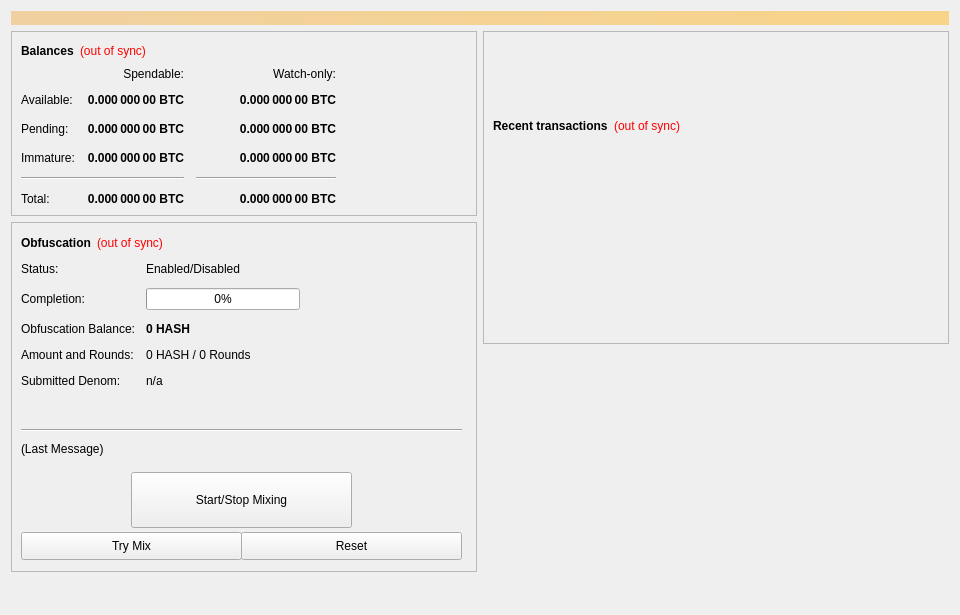
<?xml version="1.0" encoding="UTF-8"?>
<ui version="4.0">
 <class>OverviewPage</class>
 <widget class="QWidget" name="OverviewPage">
  <property name="geometry">
   <rect>
    <x>0</x>
    <y>0</y>
    <width>960</width>
    <height>615</height>
   </rect>
  </property>
  <property name="minimumSize">
   <size>
    <width>960</width>
    <height>0</height>
   </size>
  </property>
  <property name="windowTitle">
   <string>Form</string>
  </property>
  <layout class="QVBoxLayout" name="topLayout">
   <item>
    <widget class="QLabel" name="labelAlerts">
     <property name="visible">
      <bool>false</bool>
     </property>
     <property name="styleSheet">
      <string notr="true">background-color: qlineargradient(x1: 0, y1: 0, x2: 1, y2: 0, stop:0 #F0D0A0, stop:1 #F8D488); color:#000000;</string>
     </property>
     <property name="wordWrap">
      <bool>true</bool>
     </property>
     <property name="margin">
      <number>3</number>
     </property>
    </widget>
   </item>
   <item>
    <layout class="QHBoxLayout" name="horizontalLayout" stretch="1,1">
     <item>
      <layout class="QVBoxLayout" name="verticalLayout_2">
       <item>
        <widget class="QFrame" name="frame">
         <property name="frameShape">
          <enum>QFrame::StyledPanel</enum>
         </property>
         <property name="frameShadow">
          <enum>QFrame::Raised</enum>
         </property>
         <layout class="QVBoxLayout" name="verticalLayout_4">
          <item>
           <layout class="QHBoxLayout" name="horizontalLayout_4">
            <item>
             <widget class="QLabel" name="label_5">
              <property name="font">
               <font>
                <weight>75</weight>
                <bold>true</bold>
               </font>
              </property>
              <property name="text">
               <string>Balances</string>
              </property>
             </widget>
            </item>
            <item>
             <widget class="QLabel" name="labelWalletStatus">
              <property name="cursor">
               <cursorShape>WhatsThisCursor</cursorShape>
              </property>
              <property name="toolTip">
               <string>The displayed information may be out of date. Your wallet automatically synchronizes with the BHash network after a connection is established, but this process has not completed yet.</string>
              </property>
              <property name="styleSheet">
               <string notr="true">QLabel { color: red; }</string>
              </property>
              <property name="text">
               <string notr="true">(out of sync)</string>
              </property>
              <property name="alignment">
               <set>Qt::AlignLeading|Qt::AlignLeft|Qt::AlignVCenter</set>
              </property>
             </widget>
            </item>
            <item>
             <spacer name="horizontalSpacer_3">
              <property name="orientation">
               <enum>Qt::Horizontal</enum>
              </property>
              <property name="sizeHint" stdset="0">
               <size>
                <width>40</width>
                <height>20</height>
               </size>
              </property>
             </spacer>
            </item>
           </layout>
          </item>
          <item>
           <layout class="QGridLayout" name="gridLayout">
            <property name="spacing">
             <number>12</number>
            </property>
            <item row="2" column="2">
             <widget class="QLabel" name="labelWatchPending">
              <property name="font">
               <font>
                <weight>75</weight>
                <bold>true</bold>
               </font>
              </property>
              <property name="cursor">
               <cursorShape>IBeamCursor</cursorShape>
              </property>
              <property name="toolTip">
               <string>Unconfirmed transactions to watch-only addresses</string>
              </property>
              <property name="text">
               <string notr="true">0.000 000 00 BTC</string>
              </property>
              <property name="alignment">
               <set>Qt::AlignRight|Qt::AlignTrailing|Qt::AlignVCenter</set>
              </property>
              <property name="textInteractionFlags">
               <set>Qt::LinksAccessibleByMouse|Qt::TextSelectableByKeyboard|Qt::TextSelectableByMouse</set>
              </property>
             </widget>
            </item>
            <item row="2" column="1">
             <widget class="QLabel" name="labelUnconfirmed">
              <property name="font">
               <font>
                <weight>75</weight>
                <bold>true</bold>
               </font>
              </property>
              <property name="cursor">
               <cursorShape>IBeamCursor</cursorShape>
              </property>
              <property name="toolTip">
               <string>Total of transactions that have yet to be confirmed, and do not yet count toward the spendable balance</string>
              </property>
              <property name="text">
               <string notr="true">0.000 000 00 BTC</string>
              </property>
              <property name="alignment">
               <set>Qt::AlignRight|Qt::AlignTrailing|Qt::AlignVCenter</set>
              </property>
              <property name="textInteractionFlags">
               <set>Qt::LinksAccessibleByMouse|Qt::TextSelectableByKeyboard|Qt::TextSelectableByMouse</set>
              </property>
             </widget>
            </item>
            <item row="3" column="2">
             <widget class="QLabel" name="labelWatchImmature">
              <property name="font">
               <font>
                <weight>75</weight>
                <bold>true</bold>
               </font>
              </property>
              <property name="cursor">
               <cursorShape>IBeamCursor</cursorShape>
              </property>
              <property name="toolTip">
               <string>Staked or masternode rewards in watch-only addresses that has not yet matured</string>
              </property>
              <property name="text">
               <string notr="true">0.000 000 00 BTC</string>
              </property>
              <property name="alignment">
               <set>Qt::AlignRight|Qt::AlignTrailing|Qt::AlignVCenter</set>
              </property>
              <property name="textInteractionFlags">
               <set>Qt::LinksAccessibleByMouse|Qt::TextSelectableByKeyboard|Qt::TextSelectableByMouse</set>
              </property>
             </widget>
            </item>
            <item row="4" column="0" colspan="2">
             <widget class="Line" name="lineSpendableBalance">
              <property name="orientation">
               <enum>Qt::Horizontal</enum>
              </property>
             </widget>
            </item>
            <item row="4" column="2">
             <widget class="Line" name="lineWatchBalance">
              <property name="sizePolicy">
               <sizepolicy hsizetype="Preferred" vsizetype="Fixed">
                <horstretch>0</horstretch>
                <verstretch>0</verstretch>
               </sizepolicy>
              </property>
              <property name="minimumSize">
               <size>
                <width>140</width>
                <height>0</height>
               </size>
              </property>
              <property name="orientation">
               <enum>Qt::Horizontal</enum>
              </property>
             </widget>
            </item>
            <item row="5" column="0">
             <widget class="QLabel" name="labelTotalText">
              <property name="text">
               <string>Total:</string>
              </property>
             </widget>
            </item>
            <item row="3" column="1">
             <widget class="QLabel" name="labelImmature">
              <property name="font">
               <font>
                <weight>75</weight>
                <bold>true</bold>
               </font>
              </property>
              <property name="cursor">
               <cursorShape>IBeamCursor</cursorShape>
              </property>
              <property name="toolTip">
               <string>Staked or masternode rewards that has not yet matured</string>
              </property>
              <property name="text">
               <string notr="true">0.000 000 00 BTC</string>
              </property>
              <property name="alignment">
               <set>Qt::AlignRight|Qt::AlignTrailing|Qt::AlignVCenter</set>
              </property>
              <property name="textInteractionFlags">
               <set>Qt::LinksAccessibleByMouse|Qt::TextSelectableByKeyboard|Qt::TextSelectableByMouse</set>
              </property>
             </widget>
            </item>
            <item row="2" column="3">
             <spacer name="horizontalSpacer_2">
              <property name="orientation">
               <enum>Qt::Horizontal</enum>
              </property>
              <property name="sizeHint" stdset="0">
               <size>
                <width>40</width>
                <height>20</height>
               </size>
              </property>
             </spacer>
            </item>
            <item row="3" column="0">
             <widget class="QLabel" name="labelImmatureText">
              <property name="text">
               <string>Immature:</string>
              </property>
             </widget>
            </item>
            <item row="5" column="1">
             <widget class="QLabel" name="labelTotal">
              <property name="font">
               <font>
                <weight>75</weight>
                <bold>true</bold>
               </font>
              </property>
              <property name="cursor">
               <cursorShape>IBeamCursor</cursorShape>
              </property>
              <property name="toolTip">
               <string>Your current total balance</string>
              </property>
              <property name="text">
               <string notr="true">0.000 000 00 BTC</string>
              </property>
              <property name="alignment">
               <set>Qt::AlignRight|Qt::AlignTrailing|Qt::AlignVCenter</set>
              </property>
              <property name="textInteractionFlags">
               <set>Qt::LinksAccessibleByMouse|Qt::TextSelectableByKeyboard|Qt::TextSelectableByMouse</set>
              </property>
             </widget>
            </item>
            <item row="5" column="2">
             <widget class="QLabel" name="labelWatchTotal">
              <property name="font">
               <font>
                <weight>75</weight>
                <bold>true</bold>
               </font>
              </property>
              <property name="cursor">
               <cursorShape>IBeamCursor</cursorShape>
              </property>
              <property name="toolTip">
               <string>Current total balance in watch-only addresses</string>
              </property>
              <property name="text">
               <string notr="true">0.000 000 00 BTC</string>
              </property>
              <property name="alignment">
               <set>Qt::AlignRight|Qt::AlignTrailing|Qt::AlignVCenter</set>
              </property>
              <property name="textInteractionFlags">
               <set>Qt::LinksAccessibleByMouse|Qt::TextSelectableByKeyboard|Qt::TextSelectableByMouse</set>
              </property>
             </widget>
            </item>
            <item row="0" column="2">
             <widget class="QLabel" name="labelWatchonly">
              <property name="text">
               <string>Watch-only:</string>
              </property>
              <property name="alignment">
               <set>Qt::AlignRight|Qt::AlignTrailing|Qt::AlignVCenter</set>
              </property>
             </widget>
            </item>
            <item row="1" column="0">
             <widget class="QLabel" name="labelBalanceText">
              <property name="text">
               <string>Available:</string>
              </property>
             </widget>
            </item>
            <item row="1" column="1">
             <widget class="QLabel" name="labelBalance">
              <property name="font">
               <font>
                <weight>75</weight>
                <bold>true</bold>
               </font>
              </property>
              <property name="cursor">
               <cursorShape>IBeamCursor</cursorShape>
              </property>
              <property name="toolTip">
               <string>Your current spendable balance</string>
              </property>
              <property name="text">
               <string notr="true">0.000 000 00 BTC</string>
              </property>
              <property name="alignment">
               <set>Qt::AlignRight|Qt::AlignTrailing|Qt::AlignVCenter</set>
              </property>
              <property name="textInteractionFlags">
               <set>Qt::LinksAccessibleByMouse|Qt::TextSelectableByKeyboard|Qt::TextSelectableByMouse</set>
              </property>
             </widget>
            </item>
            <item row="1" column="2">
             <widget class="QLabel" name="labelWatchAvailable">
              <property name="font">
               <font>
                <weight>75</weight>
                <bold>true</bold>
               </font>
              </property>
              <property name="cursor">
               <cursorShape>IBeamCursor</cursorShape>
              </property>
              <property name="toolTip">
               <string>Your current balance in watch-only addresses</string>
              </property>
              <property name="text">
               <string notr="true">0.000 000 00 BTC</string>
              </property>
              <property name="alignment">
               <set>Qt::AlignRight|Qt::AlignTrailing|Qt::AlignVCenter</set>
              </property>
              <property name="textInteractionFlags">
               <set>Qt::LinksAccessibleByMouse|Qt::TextSelectableByKeyboard|Qt::TextSelectableByMouse</set>
              </property>
             </widget>
            </item>
            <item row="2" column="0">
             <widget class="QLabel" name="labelPendingText">
              <property name="text">
               <string>Pending:</string>
              </property>
             </widget>
            </item>
            <item row="0" column="1">
             <widget class="QLabel" name="labelSpendable">
              <property name="text">
               <string>Spendable:</string>
              </property>
              <property name="alignment">
               <set>Qt::AlignRight|Qt::AlignTrailing|Qt::AlignVCenter</set>
              </property>
             </widget>
            </item>
           </layout>
          </item>
         </layout>
        </widget>
       </item>
       <item>
        <widget class="QFrame" name="frameObfuscation">
         <property name="minimumSize">
          <size>
           <width>0</width>
           <height>350</height>
          </size>
         </property>
         <property name="layoutDirection">
          <enum>Qt::LeftToRight</enum>
         </property>
         <property name="frameShape">
          <enum>QFrame::StyledPanel</enum>
         </property>
         <property name="frameShadow">
          <enum>QFrame::Raised</enum>
         </property>
         <widget class="QWidget" name="formLayoutWidget">
          <property name="geometry">
           <rect>
            <x>10</x>
            <y>40</y>
            <width>451</width>
            <height>161</height>
           </rect>
          </property>
          <layout class="QFormLayout" name="formLayout">
           <property name="fieldGrowthPolicy">
            <enum>QFormLayout::AllNonFixedFieldsGrow</enum>
           </property>
           <property name="horizontalSpacing">
            <number>11</number>
           </property>
           <property name="verticalSpacing">
            <number>12</number>
           </property>
           <item row="0" column="0">
            <widget class="QLabel" name="label_6">
             <property name="text">
              <string>Status:</string>
             </property>
            </widget>
           </item>
           <item row="1" column="0">
            <widget class="QLabel" name="label_7">
             <property name="text">
              <string>Completion:</string>
             </property>
            </widget>
           </item>
           <item row="1" column="1">
            <widget class="QProgressBar" name="obfuscationProgress">
             <property name="maximumSize">
              <size>
               <width>154</width>
               <height>16777215</height>
              </size>
             </property>
             <property name="value">
              <number>0</number>
             </property>
            </widget>
           </item>
           <item row="2" column="0">
            <widget class="QLabel" name="labelAnonymizedText">
             <property name="text">
              <string>Obfuscation Balance:</string>
             </property>
            </widget>
           </item>
           <item row="2" column="1">
            <widget class="QLabel" name="labelAnonymized">
             <property name="font">
              <font>
               <weight>75</weight>
               <bold>true</bold>
              </font>
             </property>
             <property name="text">
              <string notr="true">0 HASH</string>
             </property>
            </widget>
           </item>
           <item row="3" column="0">
            <widget class="QLabel" name="label_8">
             <property name="text">
              <string>Amount and Rounds:</string>
             </property>
            </widget>
           </item>
           <item row="3" column="1">
            <widget class="QLabel" name="labelAmountRounds">
             <property name="text">
              <string>0 HASH / 0 Rounds</string>
             </property>
            </widget>
           </item>
           <item row="4" column="0">
            <widget class="QLabel" name="label_9">
             <property name="text">
              <string>Submitted Denom:</string>
             </property>
            </widget>
           </item>
           <item row="4" column="1">
            <widget class="QLabel" name="labelSubmittedDenom">
             <property name="toolTip">
              <string>The denominations you submitted to the Masternode.&lt;br&gt;To mix, other users must submit the exact same denominations.</string>
             </property>
             <property name="text">
              <string>n/a</string>
             </property>
            </widget>
           </item>
           <item row="0" column="1">
            <widget class="QLabel" name="obfuscationEnabled">
             <property name="text">
              <string>Enabled/Disabled</string>
             </property>
            </widget>
           </item>
          </layout>
         </widget>
         <widget class="QPushButton" name="runAutoDenom">
          <property name="geometry">
           <rect>
            <x>251</x>
            <y>17</y>
            <width>1</width>
            <height>1</height>
           </rect>
          </property>
          <property name="palette">
           <palette>
            <active>
             <colorrole role="WindowText">
              <brush brushstyle="SolidPattern">
               <color alpha="255">
                <red>0</red>
                <green>0</green>
                <blue>0</blue>
               </color>
              </brush>
             </colorrole>
             <colorrole role="Button">
              <brush brushstyle="SolidPattern">
               <color alpha="255">
                <red>239</red>
                <green>238</green>
                <blue>238</blue>
               </color>
              </brush>
             </colorrole>
             <colorrole role="Light">
              <brush brushstyle="SolidPattern">
               <color alpha="255">
                <red>255</red>
                <green>255</green>
                <blue>255</blue>
               </color>
              </brush>
             </colorrole>
             <colorrole role="Midlight">
              <brush brushstyle="SolidPattern">
               <color alpha="255">
                <red>247</red>
                <green>246</green>
                <blue>246</blue>
               </color>
              </brush>
             </colorrole>
             <colorrole role="Dark">
              <brush brushstyle="SolidPattern">
               <color alpha="255">
                <red>119</red>
                <green>119</green>
                <blue>119</blue>
               </color>
              </brush>
             </colorrole>
             <colorrole role="Mid">
              <brush brushstyle="SolidPattern">
               <color alpha="255">
                <red>159</red>
                <green>159</green>
                <blue>159</blue>
               </color>
              </brush>
             </colorrole>
             <colorrole role="Text">
              <brush brushstyle="SolidPattern">
               <color alpha="255">
                <red>0</red>
                <green>0</green>
                <blue>0</blue>
               </color>
              </brush>
             </colorrole>
             <colorrole role="BrightText">
              <brush brushstyle="SolidPattern">
               <color alpha="255">
                <red>255</red>
                <green>255</green>
                <blue>255</blue>
               </color>
              </brush>
             </colorrole>
             <colorrole role="ButtonText">
              <brush brushstyle="SolidPattern">
               <color alpha="255">
                <red>0</red>
                <green>0</green>
                <blue>0</blue>
               </color>
              </brush>
             </colorrole>
             <colorrole role="Base">
              <brush brushstyle="SolidPattern">
               <color alpha="255">
                <red>255</red>
                <green>255</green>
                <blue>255</blue>
               </color>
              </brush>
             </colorrole>
             <colorrole role="Window">
              <brush brushstyle="SolidPattern">
               <color alpha="255">
                <red>239</red>
                <green>238</green>
                <blue>238</blue>
               </color>
              </brush>
             </colorrole>
             <colorrole role="Shadow">
              <brush brushstyle="SolidPattern">
               <color alpha="255">
                <red>0</red>
                <green>0</green>
                <blue>0</blue>
               </color>
              </brush>
             </colorrole>
             <colorrole role="AlternateBase">
              <brush brushstyle="SolidPattern">
               <color alpha="255">
                <red>247</red>
                <green>246</green>
                <blue>246</blue>
               </color>
              </brush>
             </colorrole>
             <colorrole role="ToolTipBase">
              <brush brushstyle="SolidPattern">
               <color alpha="255">
                <red>255</red>
                <green>255</green>
                <blue>220</blue>
               </color>
              </brush>
             </colorrole>
             <colorrole role="ToolTipText">
              <brush brushstyle="SolidPattern">
               <color alpha="255">
                <red>0</red>
                <green>0</green>
                <blue>0</blue>
               </color>
              </brush>
             </colorrole>
            </active>
            <inactive>
             <colorrole role="WindowText">
              <brush brushstyle="SolidPattern">
               <color alpha="255">
                <red>0</red>
                <green>0</green>
                <blue>0</blue>
               </color>
              </brush>
             </colorrole>
             <colorrole role="Button">
              <brush brushstyle="SolidPattern">
               <color alpha="255">
                <red>239</red>
                <green>238</green>
                <blue>238</blue>
               </color>
              </brush>
             </colorrole>
             <colorrole role="Light">
              <brush brushstyle="SolidPattern">
               <color alpha="255">
                <red>255</red>
                <green>255</green>
                <blue>255</blue>
               </color>
              </brush>
             </colorrole>
             <colorrole role="Midlight">
              <brush brushstyle="SolidPattern">
               <color alpha="255">
                <red>247</red>
                <green>246</green>
                <blue>246</blue>
               </color>
              </brush>
             </colorrole>
             <colorrole role="Dark">
              <brush brushstyle="SolidPattern">
               <color alpha="255">
                <red>119</red>
                <green>119</green>
                <blue>119</blue>
               </color>
              </brush>
             </colorrole>
             <colorrole role="Mid">
              <brush brushstyle="SolidPattern">
               <color alpha="255">
                <red>159</red>
                <green>159</green>
                <blue>159</blue>
               </color>
              </brush>
             </colorrole>
             <colorrole role="Text">
              <brush brushstyle="SolidPattern">
               <color alpha="255">
                <red>0</red>
                <green>0</green>
                <blue>0</blue>
               </color>
              </brush>
             </colorrole>
             <colorrole role="BrightText">
              <brush brushstyle="SolidPattern">
               <color alpha="255">
                <red>255</red>
                <green>255</green>
                <blue>255</blue>
               </color>
              </brush>
             </colorrole>
             <colorrole role="ButtonText">
              <brush brushstyle="SolidPattern">
               <color alpha="255">
                <red>0</red>
                <green>0</green>
                <blue>0</blue>
               </color>
              </brush>
             </colorrole>
             <colorrole role="Base">
              <brush brushstyle="SolidPattern">
               <color alpha="255">
                <red>255</red>
                <green>255</green>
                <blue>255</blue>
               </color>
              </brush>
             </colorrole>
             <colorrole role="Window">
              <brush brushstyle="SolidPattern">
               <color alpha="255">
                <red>239</red>
                <green>238</green>
                <blue>238</blue>
               </color>
              </brush>
             </colorrole>
             <colorrole role="Shadow">
              <brush brushstyle="SolidPattern">
               <color alpha="255">
                <red>0</red>
                <green>0</green>
                <blue>0</blue>
               </color>
              </brush>
             </colorrole>
             <colorrole role="AlternateBase">
              <brush brushstyle="SolidPattern">
               <color alpha="255">
                <red>247</red>
                <green>246</green>
                <blue>246</blue>
               </color>
              </brush>
             </colorrole>
             <colorrole role="ToolTipBase">
              <brush brushstyle="SolidPattern">
               <color alpha="255">
                <red>255</red>
                <green>255</green>
                <blue>220</blue>
               </color>
              </brush>
             </colorrole>
             <colorrole role="ToolTipText">
              <brush brushstyle="SolidPattern">
               <color alpha="255">
                <red>0</red>
                <green>0</green>
                <blue>0</blue>
               </color>
              </brush>
             </colorrole>
            </inactive>
            <disabled>
             <colorrole role="WindowText">
              <brush brushstyle="SolidPattern">
               <color alpha="255">
                <red>119</red>
                <green>119</green>
                <blue>119</blue>
               </color>
              </brush>
             </colorrole>
             <colorrole role="Button">
              <brush brushstyle="SolidPattern">
               <color alpha="255">
                <red>239</red>
                <green>238</green>
                <blue>238</blue>
               </color>
              </brush>
             </colorrole>
             <colorrole role="Light">
              <brush brushstyle="SolidPattern">
               <color alpha="255">
                <red>255</red>
                <green>255</green>
                <blue>255</blue>
               </color>
              </brush>
             </colorrole>
             <colorrole role="Midlight">
              <brush brushstyle="SolidPattern">
               <color alpha="255">
                <red>247</red>
                <green>246</green>
                <blue>246</blue>
               </color>
              </brush>
             </colorrole>
             <colorrole role="Dark">
              <brush brushstyle="SolidPattern">
               <color alpha="255">
                <red>119</red>
                <green>119</green>
                <blue>119</blue>
               </color>
              </brush>
             </colorrole>
             <colorrole role="Mid">
              <brush brushstyle="SolidPattern">
               <color alpha="255">
                <red>159</red>
                <green>159</green>
                <blue>159</blue>
               </color>
              </brush>
             </colorrole>
             <colorrole role="Text">
              <brush brushstyle="SolidPattern">
               <color alpha="255">
                <red>119</red>
                <green>119</green>
                <blue>119</blue>
               </color>
              </brush>
             </colorrole>
             <colorrole role="BrightText">
              <brush brushstyle="SolidPattern">
               <color alpha="255">
                <red>255</red>
                <green>255</green>
                <blue>255</blue>
               </color>
              </brush>
             </colorrole>
             <colorrole role="ButtonText">
              <brush brushstyle="SolidPattern">
               <color alpha="255">
                <red>119</red>
                <green>119</green>
                <blue>119</blue>
               </color>
              </brush>
             </colorrole>
             <colorrole role="Base">
              <brush brushstyle="SolidPattern">
               <color alpha="255">
                <red>239</red>
                <green>238</green>
                <blue>238</blue>
               </color>
              </brush>
             </colorrole>
             <colorrole role="Window">
              <brush brushstyle="SolidPattern">
               <color alpha="255">
                <red>239</red>
                <green>238</green>
                <blue>238</blue>
               </color>
              </brush>
             </colorrole>
             <colorrole role="Shadow">
              <brush brushstyle="SolidPattern">
               <color alpha="255">
                <red>0</red>
                <green>0</green>
                <blue>0</blue>
               </color>
              </brush>
             </colorrole>
             <colorrole role="AlternateBase">
              <brush brushstyle="SolidPattern">
               <color alpha="255">
                <red>239</red>
                <green>238</green>
                <blue>238</blue>
               </color>
              </brush>
             </colorrole>
             <colorrole role="ToolTipBase">
              <brush brushstyle="SolidPattern">
               <color alpha="255">
                <red>255</red>
                <green>255</green>
                <blue>220</blue>
               </color>
              </brush>
             </colorrole>
             <colorrole role="ToolTipText">
              <brush brushstyle="SolidPattern">
               <color alpha="255">
                <red>0</red>
                <green>0</green>
                <blue>0</blue>
               </color>
              </brush>
             </colorrole>
            </disabled>
           </palette>
          </property>
          <property name="focusPolicy">
           <enum>Qt::NoFocus</enum>
          </property>
          <property name="autoFillBackground">
           <bool>true</bool>
          </property>
          <property name="text">
           <string/>
          </property>
          <property name="flat">
           <bool>true</bool>
          </property>
         </widget>
         <widget class="QPushButton" name="toggleObfuscation">
          <property name="geometry">
           <rect>
            <x>120</x>
            <y>250</y>
            <width>221</width>
            <height>56</height>
           </rect>
          </property>
          <property name="sizePolicy">
           <sizepolicy hsizetype="MinimumExpanding" vsizetype="Fixed">
            <horstretch>0</horstretch>
            <verstretch>0</verstretch>
           </sizepolicy>
          </property>
          <property name="text">
           <string>Start/Stop Mixing</string>
          </property>
         </widget>
         <widget class="Line" name="lineLastMessage">
          <property name="geometry">
           <rect>
            <x>10</x>
            <y>200</y>
            <width>441</width>
            <height>16</height>
           </rect>
          </property>
          <property name="orientation">
           <enum>Qt::Horizontal</enum>
          </property>
         </widget>
         <widget class="QLabel" name="obfuscationStatus">
          <property name="geometry">
           <rect>
            <x>10</x>
            <y>220</y>
            <width>451</width>
            <height>61</height>
           </rect>
          </property>
          <property name="minimumSize">
           <size>
            <width>288</width>
            <height>43</height>
           </size>
          </property>
          <property name="text">
           <string>(Last Message)</string>
          </property>
          <property name="alignment">
           <set>Qt::AlignLeading|Qt::AlignLeft|Qt::AlignTop</set>
          </property>
          <property name="wordWrap">
           <bool>true</bool>
          </property>
         </widget>
         <widget class="QPushButton" name="obfuscationAuto">
          <property name="geometry">
           <rect>
            <x>10</x>
            <y>310</y>
            <width>221</width>
            <height>28</height>
           </rect>
          </property>
          <property name="sizePolicy">
           <sizepolicy hsizetype="MinimumExpanding" vsizetype="Fixed">
            <horstretch>0</horstretch>
            <verstretch>0</verstretch>
           </sizepolicy>
          </property>
          <property name="toolTip">
           <string>Try to manually submit a Obfuscation request.</string>
          </property>
          <property name="text">
           <string>Try Mix</string>
          </property>
         </widget>
         <widget class="QPushButton" name="obfuscationReset">
          <property name="geometry">
           <rect>
            <x>230</x>
            <y>310</y>
            <width>221</width>
            <height>28</height>
           </rect>
          </property>
          <property name="sizePolicy">
           <sizepolicy hsizetype="MinimumExpanding" vsizetype="Fixed">
            <horstretch>0</horstretch>
            <verstretch>0</verstretch>
           </sizepolicy>
          </property>
          <property name="toolTip">
           <string>Reset the current status of Obfuscation (can interrupt Obfuscation if it's in the process of Mixing, which can cost you money!)</string>
          </property>
          <property name="autoFillBackground">
           <bool>false</bool>
          </property>
          <property name="text">
           <string>Reset</string>
          </property>
         </widget>
         <widget class="QWidget" name="layoutWidget">
          <property name="geometry">
           <rect>
            <x>10</x>
            <y>10</y>
            <width>431</width>
            <height>22</height>
           </rect>
          </property>
          <layout class="QHBoxLayout" name="horizontalLayout_5">
           <item>
            <widget class="QLabel" name="label_2">
             <property name="font">
              <font>
               <weight>75</weight>
               <bold>true</bold>
              </font>
             </property>
             <property name="text">
              <string>Obfuscation</string>
             </property>
            </widget>
           </item>
           <item>
            <widget class="QLabel" name="labelObfuscationSyncStatus">
             <property name="toolTip">
              <string>The displayed information may be out of date. Your wallet automatically synchronizes with the BHash network after a connection is established, but this process has not completed yet.</string>
             </property>
             <property name="styleSheet">
              <string notr="true">QLabel { color: red; }</string>
             </property>
             <property name="text">
              <string notr="true">(out of sync)</string>
             </property>
             <property name="alignment">
              <set>Qt::AlignLeading|Qt::AlignLeft|Qt::AlignVCenter</set>
             </property>
            </widget>
           </item>
           <item>
            <spacer name="horizontalSpacer_4">
             <property name="orientation">
              <enum>Qt::Horizontal</enum>
             </property>
             <property name="sizeHint" stdset="0">
              <size>
               <width>40</width>
               <height>20</height>
              </size>
             </property>
            </spacer>
           </item>
          </layout>
         </widget>
        </widget>
       </item>
       <item>
        <spacer name="verticalSpacer">
         <property name="orientation">
          <enum>Qt::Vertical</enum>
         </property>
         <property name="sizeHint" stdset="0">
          <size>
           <width>20</width>
           <height>40</height>
          </size>
         </property>
        </spacer>
       </item>
      </layout>
     </item>
     <item>
      <layout class="QVBoxLayout" name="verticalLayout_3">
       <item>
        <widget class="QFrame" name="frame_2">
         <property name="frameShape">
          <enum>QFrame::StyledPanel</enum>
         </property>
         <property name="frameShadow">
          <enum>QFrame::Raised</enum>
         </property>
         <layout class="QVBoxLayout" name="verticalLayout">
          <item>
           <spacer name="verticalSpacer_3">
            <property name="orientation">
             <enum>Qt::Vertical</enum>
            </property>
            <property name="sizeType">
             <enum>QSizePolicy::Fixed</enum>
            </property>
            <property name="sizeHint" stdset="0">
             <size>
              <width>20</width>
              <height>75</height>
             </size>
            </property>
           </spacer>
          </item>
          <item>
           <layout class="QHBoxLayout" name="horizontalLayout_2">
            <item>
             <widget class="QLabel" name="label_4">
              <property name="font">
               <font>
                <weight>75</weight>
                <bold>true</bold>
               </font>
              </property>
              <property name="text">
               <string>Recent transactions</string>
              </property>
             </widget>
            </item>
            <item>
             <widget class="QLabel" name="labelTransactionsStatus">
              <property name="cursor">
               <cursorShape>WhatsThisCursor</cursorShape>
              </property>
              <property name="toolTip">
               <string>The displayed information may be out of date. Your wallet automatically synchronizes with the BHash network after a connection is established, but this process has not completed yet.</string>
              </property>
              <property name="styleSheet">
               <string notr="true">QLabel { color: red; }</string>
              </property>
              <property name="text">
               <string notr="true">(out of sync)</string>
              </property>
              <property name="alignment">
               <set>Qt::AlignRight|Qt::AlignTrailing|Qt::AlignVCenter</set>
              </property>
             </widget>
            </item>
            <item>
             <spacer name="horizontalSpacer">
              <property name="orientation">
               <enum>Qt::Horizontal</enum>
              </property>
              <property name="sizeHint" stdset="0">
               <size>
                <width>40</width>
                <height>20</height>
               </size>
              </property>
             </spacer>
            </item>
           </layout>
          </item>
          <item>
           <widget class="QListView" name="listTransactions">
            <property name="styleSheet">
             <string notr="true">QListView { background: transparent; }</string>
            </property>
            <property name="frameShape">
             <enum>QFrame::NoFrame</enum>
            </property>
            <property name="verticalScrollBarPolicy">
             <enum>Qt::ScrollBarAlwaysOff</enum>
            </property>
            <property name="horizontalScrollBarPolicy">
             <enum>Qt::ScrollBarAlwaysOff</enum>
            </property>
            <property name="selectionMode">
             <enum>QAbstractItemView::NoSelection</enum>
            </property>
           </widget>
          </item>
         </layout>
        </widget>
       </item>
       <item>
        <spacer name="verticalSpacer_2">
         <property name="orientation">
          <enum>Qt::Vertical</enum>
         </property>
         <property name="sizeType">
          <enum>QSizePolicy::Expanding</enum>
         </property>
         <property name="sizeHint" stdset="0">
          <size>
           <width>20</width>
           <height>40</height>
          </size>
         </property>
        </spacer>
       </item>
      </layout>
     </item>
    </layout>
   </item>
  </layout>
 </widget>
 <resources/>
 <connections/>
</ui>
